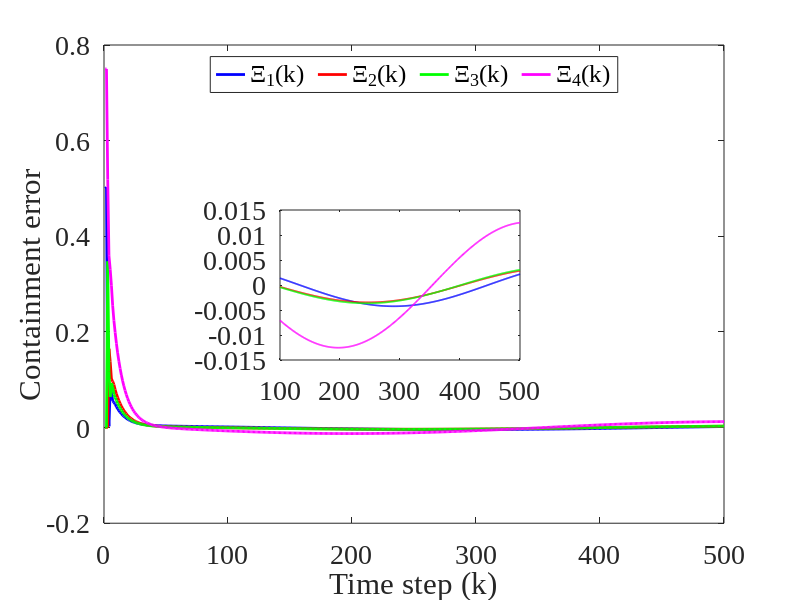

MATLAB code to generate this figure:
clc; clear;

%Parameters

rho = 10.5;
eta = 5;
lamda = 120;
mu = 80.5;
epsilon = 1e-5;
alpha = 1;

T = 0.1;
gamma1 = 0.05;
gamma2 = 0.05;
gamma3 = 0.05;
gamma4 = 0.05;

beta = 10;
sigma = 95;
tau = 1e-5;
nena = 1e-5;

rT = 1024;
L = 200;
m = 500;
n =600;


% initialization 

phi1 = zeros(m+1, 1);
phi2 = zeros(m+1, 1);
phi3 = zeros(m+1, 1);
phi4 = zeros(m+1, 1);

mfa1 = zeros(m+1, 1);
mfa2 = zeros(m+1, 1);
mfa3 = zeros(m+1, 1);
mfa4 = zeros(m+1, 1);

sm1 = zeros(m,1);
sm2 = zeros(m,1);
sm3 = zeros(m,1);
sm4 = zeros(m,1);

y1 = zeros(m+1, 1);
y2 = zeros(m+1, 1);
y3 = zeros(m+1, 1);
y4 = zeros(m+1, 1);

u1 = zeros(m,1);
u2 = zeros(m,1);
u3 = zeros(m,1);
u4 = zeros(m,1);

xi1 = zeros(m, 1);
xi2 = zeros(m, 1);
xi3 = zeros(m, 1);
xi4 = zeros(m, 1);

s1 = zeros(m, 1);
s2 = zeros(m, 1);
s3 = zeros(m, 1);
s4 = zeros(m, 1);

omega1 = zeros(m, 1);
omega2 = zeros(m, 1);
omega3 = zeros(m, 1);
omega4 = zeros(m, 1);

%Time Invarying Leaders signals (w5, w6)
% Preallocate arrays (adjust size if needed)
% w5 = zeros(1, m);  % example length, adjust as needed
% w6 = zeros(1, m);  % example length, adjust as needed

% % Set w5 values according to conditions
% w5(1:165)     = 1.4;
% w5(166:330)   = 1.6;
% w5(331:end)   = 1.1;

% % Set w6 values according to conditions
% w6(1:165)     = 0.7;
% w6(166:330)   = 1.2;
% w6(331:end)   = 0.8;


% Time vector for sinusoidal signals
k = 1:m;
t = (k-1) * T; % Time vector: t = (k-1)*T

% Define sinusoidal leader signals (choose one of the variations below)

% Variation 1: Low-frequency, same amplitude, phase-shifted signals
w5 = 0.5 + 0.25 * sin(0.1 * t); % Amplitude = 0.25, frequency = 0.1 rad/s, offset = 1.15
w6 = 0.5 + 0.25 * sin(0.1 * t + pi/2); % Same amplitude and frequency, phase shift = pi/2



for k = 1:m

    if k == 1
        phi1(k) = 1;
        phi2(k) = 1;
        phi3(k) = 1;
        phi4(k) = 1;
    elseif k == 2
        phi1(k) = phi1(k-1) + (eta * u1(k-1) / (mu + u1(k-1)^2)) * (y1(k) - phi1(k-1)*u1(k-1));
        phi2(k) = phi2(k-1) + (eta * u2(k-1) / (mu + u2(k-1)^2)) * (y2(k) - phi2(k-1)*u2(k-1));
        phi3(k) = phi3(k-1) + (eta * u3(k-1) / (mu + u3(k-1)^2)) * (y3(k) - phi3(k-1)*u3(k-1));
        phi4(k) = phi4(k-1) + (eta * u4(k-1) / (mu + u4(k-1)^2)) * (y4(k) - phi4(k-1)*u4(k-1));
    else
        phi1(k) = phi1(k-1) + (eta * (u1(k-1) - u1(k-2)) / (mu + (u1(k-1) - u1(k-2))^2)) * (y1(k) - y1(k-1) - phi1(k-1) * (u1(k-1) - u1(k-2)));
        phi2(k) = phi2(k-1) + (eta * (u2(k-1) - u2(k-2)) / (mu + (u2(k-1) - u2(k-2))^2)) * (y2(k) - y2(k-1) - phi2(k-1) * (u2(k-1) - u2(k-2)));
        phi3(k) = phi3(k-1) + (eta * (u3(k-1) - u3(k-2)) / (mu + (u3(k-1) - u3(k-2))^2)) * (y3(k) - y3(k-1) - phi3(k-1) * (u3(k-1) - u3(k-2)));
        phi4(k) = phi4(k-1) + (eta * (u4(k-1) - u4(k-2)) / (mu + (u4(k-1) - u4(k-2))^2)) * (y4(k) - y4(k-1) - phi4(k-1) * (u4(k-1) - u4(k-2)));
    end

    % Stability protection
    if k > 2 && (abs(phi1(k)) <= epsilon || abs(u1(k - 1) - u1(k - 2)) <= epsilon || sign(phi1(k)) ~= sign(phi1(1)))
        phi1(k) = phi1(1);
    end
    
    if k > 2 && (abs(phi2(k)) <= epsilon || abs(u2(k - 1) - u2(k - 2)) <= epsilon || sign(phi2(k)) ~= sign(phi2(1)))
        phi2(k) = phi2(1);
    end
    
    if k > 2 && (abs(phi3(k)) <= epsilon || abs(u3(k - 1) - u3(k - 2)) <= epsilon || sign(phi3(k)) ~= sign(phi3(1)))
        phi3(k) = phi3(1);
    end
    
    if k > 2 && (abs(phi4(k)) <= epsilon || abs(u4(k - 1) - u4(k - 2)) <= epsilon || sign(phi4(k)) ~= sign(phi4(1)))
        phi4(k) = phi4(1);
    end

    % Example for one time step:
    xi1(k) = y2(k) - 2 * y1(k) + w5(k);
    xi2(k) = y3(k) - y2(k);
    xi3(k) = y4(k) - 2 * y3(k) + y1(k);
    xi4(k) = y2(k) - 2 * y4(k) + w6(k);

    % Fix: Handle k=1 case for sliding surfaces
    if k == 1
        s1(k) = 0;
        s2(k) = 0;
        s3(k) = 0;
        s4(k) = 0;
    else
        s1(k) = alpha * xi1(k) - xi1(k-1);
        s2(k) = alpha * xi2(k) - xi2(k-1);
        s3(k) = alpha * xi3(k) - xi3(k-1);
        s4(k) = alpha * xi4(k) - xi4(k-1);
    end

    % Fix: Handle k=1 case for sliding surfaces
    if k == 1
        omega1(k) = 0;
        omega2(k) = 0;
        omega3(k) = 0;
        omega4(k) = 0;
    else
        omega1(k) = s1(k) + tau * (s1(k-1));
        omega2(k) = s2(k) + tau * (s2(k-1));
        omega3(k) = s3(k) + tau * (s3(k-1));
        omega4(k) = s4(k) + tau * (s4(k-1));
    end

    if k == 1
        mfa1(k) = 0;
        mfa2(k) = 0;
        mfa3(k) = 0;
        mfa4(k) = 0;
    else
        mfa1(k) = mfa1(k-1) + (rho * phi1(k)) / (lamda + abs(phi1(k)^2)) * xi1(k);
        mfa2(k) = mfa2(k-1) + (rho * phi2(k)) / (lamda + abs(phi2(k)^2)) * xi2(k);
        mfa3(k) = mfa3(k-1) + (rho * phi3(k)) / (lamda + abs(phi3(k)^2)) * xi3(k);
        mfa4(k) = mfa4(k-1) + (rho * phi4(k)) / (lamda + abs(phi4(k)^2)) * xi4(k);
    end


    % SMC updates
    if k == 1 
        sm1(k) = 0;
        sm2(k) = 0;
        sm3(k) = 0;
        sm4(k) = 0;
    else
        sm1(k) = sm1(k-1) + (beta * phi1(k)) / (sigma + (phi1(k))^2) * ...
            ( (xi1(k) + (y4(k) - y4(k-1)) + (w5(k) - w5(k-1))+(w6(k) - w6(k-1))) / (1 + 1) ...
            + (1-tau * alpha) * xi1(k) - tau * xi1(k-1) / (alpha * (2)) + nena * sign(omega1(k)) );

        sm2(k) = sm2(k-1) + (beta * phi2(k)) / (sigma + (phi2(k))^2) * ...
            ( (xi2(k) + (y3(k) - y3(k-1)) + (w5(k) - w5(k-1))+(w6(k) - w6(k-1))) / (1) ...
            + (1-tau * alpha) * xi2(k) - tau * xi2(k-1) / (alpha * (1)) + nena * sign(omega2(k)) );


        sm3(k) = sm3(k-1) + (beta * phi3(k)) / (sigma + (phi3(k))^2) * ...
            ( (xi3(k) + (y1(k) - y1(k-1)) + (y4(k) - y4(k-1)) + (w5(k) - w5(k-1))+(w6(k) - w6(k-1))) / (2) ...
            + (1-tau * alpha) * xi3(k) - tau * xi3(k-1) / (alpha * (2)) + nena * sign(omega3(k)) );


        sm4(k) = sm4(k-1) + (beta * phi4(k)) / (sigma + (phi4(k))^2) * ...
            ( (xi4(k) + (y2(k) - y3(k-1)) + (w5(k) - w5(k-1))+(w6(k) - w6(k-1))) / (2) ...
            + (1-tau * alpha) * xi4(k) - tau * xi4(k-1) / (alpha * (2)) + nena * sign(omega4(k)) );
    end

    % Control signal
    if k == 1
        u1(k) = 0;
        u2(k) = 0;
        u3(k) = 0;
        u4(k) = 0;
    else
        u1(k) = mfa1(k) + gamma1 * sm1(k);
        u2(k) = mfa2(k) + gamma2 * sm2(k);
        u3(k) = mfa3(k) + gamma3 * sm3(k);
        u4(k) = mfa4(k) + gamma4 * sm4(k);
    end
    if k == 1
        y1(k) = 0;
        y2(k) = 0;
        y3(k) = 0;
        y4(k) = 0;
    end

    % System dynamics (example, replace with actual system equations)

    y1(k + 1) = m / (rT * 0.1) * u1(k);
    y2(k + 1) = m / (rT * 0.1) * u2(k);
    y3(k + 1) = m / (rT * 0.1) * u3(k);
    y4(k + 1) = m / (rT * 0.3) * u4(k);

    
    % Ensure y values do not exceed bounds (example, adjust as needed)
 
    % y1(k) = max(0, min(1, y1(k)));
    % y2(k) = max(0, min(1, y2(k)));
    % y3(k) = max(0, min(1, y3(k)));
    % y4(k) = max(0, min(1, y4(k)));
    % % Ensure u values do not exceed bounds (example, adjust as needed)
    % u1(k) = max(0, min(1, u1(k)));
    % u2(k) = max(0, min(1, u2(k)));
    % u3(k) = max(0, min(1, u3(k)));
    % u4(k) = max(0, min(1, u4(k)));
    % % Ensure phi values do not exceed bounds (example, adjust as needed)
    % phi1(k) = max(0, min(1, phi1(k)));
    % phi2(k) = max(0, min(1, phi2(k)));
    % phi3(k) = max(0, min(1, phi3(k)));
    % phi4(k) = max(0, min(1, phi4(k)));

    % Plotting



end

% Time vector
k = 1:m;

% Create a main figure window
figure('Position', [100, 100, 1000, 550]);

% Define zoom range (adjust as needed)
zoomStart = 100;
zoomEnd = m;
zoomed_fontsize = 20;
font_size = 20;
font_family = 'Times New Roman';

% Agent 1
% subplot(2,2,1);
% === Combined Containment Error Plot for All Agents ===

plot(k, xi1(1:m), 'b', 'LineWidth', 2); hold on;
plot(k, xi2(1:m), 'r', 'LineWidth', 2);
plot(k, xi3(1:m), 'g', 'LineWidth', 2);
plot(k, xi4(1:m), 'm', 'LineWidth', 2);

% Main labels and title
% title('Containment Errors of All Agents', 'FontSize', font_size, 'FontName', font_family);
xlabel('Time step (k)', 'FontSize', font_size, 'FontName', font_family);
ylabel('Containment error', 'FontSize', font_size, 'FontName', font_family);

% Legend
legend({'\Xi_1(k)', '\Xi_2(k)', '\Xi_3(k)', '\Xi_4(k)'}, ...
    'FontSize', font_size, 'FontName', font_family, 'Location', 'north', 'Orientation', 'horizontal');

grid off;
set(gca, 'FontSize', font_size, 'FontName', font_family);

% ylim([-0.02 0.40]); % adjust depending on your data

% === Zoomed Inset (for all agents in the same zoom window) ===
axes('Position', [0.35 0.40 0.30 0.25]); % inset position
box on; hold on;

plot(k(zoomStart:zoomEnd), xi1(zoomStart:zoomEnd), 'b', 'LineWidth', 1.2);
plot(k(zoomStart:zoomEnd), xi2(zoomStart:zoomEnd), 'r', 'LineWidth', 1.2);
plot(k(zoomStart:zoomEnd), xi3(zoomStart:zoomEnd), 'g', 'LineWidth', 1.2);
plot(k(zoomStart:zoomEnd), xi4(zoomStart:zoomEnd), 'm', 'LineWidth', 1.2);

ylim([-0.015 0.015]); % adjust depending on your data
set(gca, 'FontSize', zoomed_fontsize, 'FontName', font_family);
% title('Zoomed View', 'FontSize', zoomed_fontsize, 'FontName', font_family);



    
